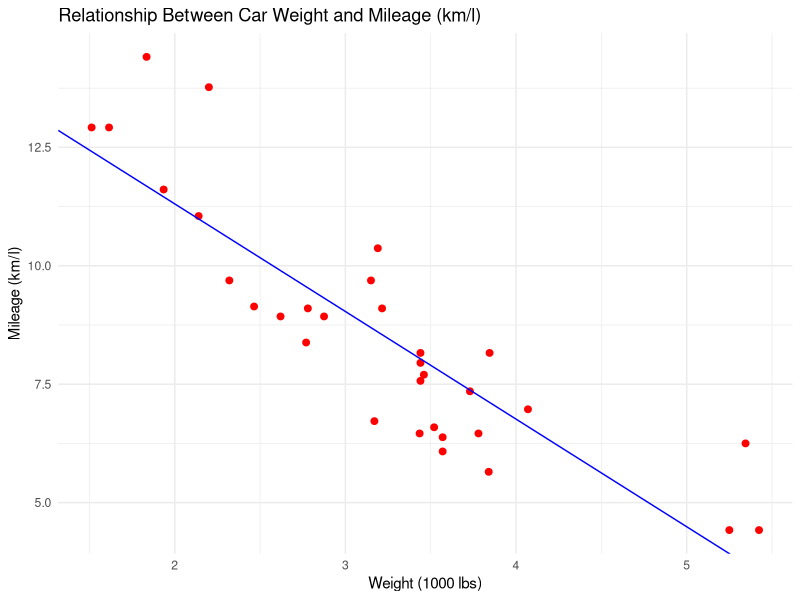

Recreate this plot in R.
# Load necessary libraries
library(ggplot2)
library(dplyr)

# Convert mpg to km/l 
mtcars <- mtcars %>%
  mutate(kpl = round(mpg * 0.425144, 2))

# Fit the linear regression model for kpl and weight
model <- lm(kpl ~ wt, data = mtcars)

# Get the summary of the model
summary(model)

# Create a scatter plot with the regression line for kpl
ggplot(mtcars, aes(x = wt, y = kpl)) +
  geom_point(color = "red", size = 2) + 
  geom_abline(intercept = coef(model)[1], slope = coef(model)[2], 
              color = "blue") + 
  labs(title = "Relationship Between Car Weight and Mileage (km/l)",
       x = "Weight (1000 lbs)",
       y = "Mileage (km/l)") +
  theme_minimal()

# Calculate Pearson correlation between car weight (wt) and mileage (kpl)
pearson_correlation <- cor(mtcars$wt, mtcars$kpl)
pearson_correlation

# Calculate the square of the Pearson correlation
r_squared <- pearson_correlation^2
r_squared
